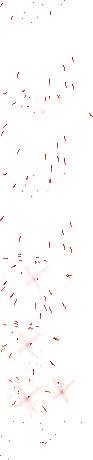
#> input picture game/art/fx/fx_kaltsit_ul_rebuild_deco_lo.png, 93 x 460 px, given in place of fx_wd_cannon@2x.png, which was not available
$ python ult_wd_recolor.py
#> lines starting #> are read from the running program, lines starting #| are printed output that depends on the picture; after the words box and inside, x2 and y2 are one past the last pixel; in counts of white or black regions, pixels touching at a corner belong together
### tools/pxplane_bake_wisadel.py
"""维什戴尔转平面帧条烘焙（docs/274）：只用 Python（PIL），图形定义在 tools/pxplane_wisadel_art.py。
输出 game/art/fx/pxp/pxp_wd_<键>.png（帧横排，1 像素 = 1 美术像素）+ .import（同 Godot 缺省纹理导入参数）+ game/data/pxp_wisadel.json。
用法：python tools/pxplane_bake_wisadel.py"""
import hashlib, json, os, sys
from PIL import Image

sys.path.insert(0, os.path.dirname(os.path.abspath(__file__)))
import pxplane_wisadel_art as A

ROOT = os.path.dirname(os.path.dirname(os.path.abspath(__file__)))
ART = os.path.join(ROOT, "game", "art", "fx", "pxp")
META = os.path.join(ROOT, "game", "data", "pxp_wisadel.json")
DIRS = [-90, -45, 0, 45, 90]
EMIT_LUM = 0.72   # 11-05：普攻热芯降一档后（最亮 #ffa868）仍要出 emit（docs/270 普攻核心辉光 ≥ 30）
EMIT_MAX = 32

IMPORT_TMPL = """[remap]

importer="texture"
type="CompressedTexture2D"
path="res://.godot/imported/{name}-{md5}.ctex"
metadata={{
"vram_texture": false
}}

[deps]

source_file="res://art/fx/pxp/{name}"
dest_files=["res://.godot/imported/{name}-{md5}.ctex"]

[params]

compress/mode=0
compress/high_quality=false
compress/lossy_quality=0.7
compress/uastc_level=0
compress/rdo_quality_loss=0.0
compress/hdr_compression=1
compress/normal_map=0
compress/channel_pack=0
mipmaps/generate=false
mipmaps/limit=-1
roughness/mode=0
roughness/src_normal=""
process/channel_remap/red=0
process/channel_remap/green=1
process/channel_remap/blue=2
process/channel_remap/alpha=3
process/fix_alpha_border=true
process/premult_alpha=false
process/normal_map_invert_y=false
process/hdr_as_srgb=false
process/hdr_clamp_exposure=false
process/size_limit=0
detect_3d/compress_to=1
"""


# [37 lines left out: function strips, not called in this run]


def lum(c):
    r, g, b, _ = A.hx(c)
    return (0.3 * r + 0.59 * g + 0.11 * b) / 255.0


# [19 lines left out: function render, not called in this run]


def uid_of(name):
    h = int(hashlib.sha1(("pxp_wd/" + name).encode()).hexdigest(), 16)
    al = "abcdefghijklmnopqrstuvwxyz0123456789"
    s = al[h % 26]
    h //= 26
    for _ in range(11):
        s += al[h % 36]
        h //= 36
    return s


# [24 lines left out: function main, not called in this run]


# [2 lines that do not run on import are left out]

### tools/pxplane_wisadel_art.py
"""维什戴尔转平面（docs/274）的像素图形：炮击爆团 / 余震 / 残影 / 火柱 / 地毯轰炸 / 巨炮黎明的帧条，以及运行时件（炮弹、准星、残影标记）的同一套画法（Python 版）。
tools/pxplane_bake_wisadel.py 用它烤帧条（game/art/fx/pxp/pxp_wd_*.png + game/data/pxp_wisadel.json），
tools/pxplane_gif_wisadel.py 用它拼送审 GIF；运行时件在游戏里由 fx_pxplane_wd.gd 逐格画，算法与本文件 shell_px() / reticle_px() / mark_px() 一一对应，改一边要改另一边。
单位：美术像素（游戏里 1 美术像素 = g.PX = 2 世界像素）；原点 = 地面点，y 向下为正（往上抬写负数）。全部确定性（抖动用坐标哈希，不用随机数）。

配色（用户口径：原作红黑，但红色只给危险）：
- 爆炸 FIRE：橙白热芯 → 暗金 → 橙 → 焦褐（不进红）；
- 黑烟 SMOKE：近黑紫灰；
- 魂灵之影 SOUL：灰紫（残影、殉爆、魂炮、标记）；
- 余震 DUST：土褐灰尘 + 地缝里一线暗金；
- 炮弹 IRON：黑铁。"""
import math

FIRE = ["#fff0e4", "#ffa868", "#f04a24", "#c41e18", "#8e1010", "#5c0a0c", "#360608", "#1a0305"]   # 11-05 用户：炮击要原作的黑红（原作 wisdel_*_hit：纯红 + 暗血红 + 近黑，橙火星）；偏橙的血红，和敌方预警粉红 #ff2667 拉开
SMOKE = ["#0c0607", "#180a0c", "#26100f", "#381a18", "#4e2a28"]
SOUL = ["#14040680", "#2a080cb0", "#3e0c12c0", "#7a141c", "#b82228", "#e8443c", "#ffb0a0"]   # 11-05 用户「紫色是不是不需要」：魂灵之影改黑红体系——暗红半透明身（前三阶带透明度）+ 红描边，比主炮暗、薄
DUST = ["#1e1414", "#34221e", "#4e3430", "#6e4c44", "#8e6a5e"]
IRON = ["#141012", "#2a2226", "#463c40", "#6a5e60"]
SCORCH = ["#100606", "#1a0a0a", "#261010"]
SQ = 0.72   # 贴地压扁（combat.GROUND_Y）
DIRS = [-90, -45, 0, 45, 90]

# 尺寸档（美术像素 = 判定半径 ÷ 2）。游戏挑「不超过判定 × 1.1」的最大一档
BOOM_R = [22, 26, 30, 34, 38, 43, 48]          # 普攻爆团（aoe 66 × op_range，精一 × 1.15；礼尚往来 × 0.85）
S1_R = [44, 50, 56, 62]                        # 定点清算强化炮（× 1.375）
S2_R = [44, 48, 54, 60]                        # 饱和复仇（× 1.25，精一起）
S3_R = [84, 95, 106, 118]                      # 爆裂黎明巨炮（× 2.5，精二）
Q_R = [32, 38, 44, 52, 60, 70, 82, 96, 112, 130, 150]   # 余震（爆炸 × 1.2；余响再 × 1.25）
SB_R = [18, 22, 26, 30, 34, 38]                # 残影殉爆 / 魂炮落点 / 连携殉爆
POP_R = 8                                      # 被合并掉的爆炸（同屏封顶）：一小团火


def hx(s):
    s = s.lstrip("#")
    return (int(s[0:2], 16), int(s[2:4], 16), int(s[4:6], 16), int(s[6:8], 16) if len(s) >= 8 else 255)


def hsh(x, y, k=0):
    return ((int(x) * 73856093) ^ (int(y) * 19349663) ^ (int(k) * 83492791)) & 0xFFFF


def hf(x, y, k=0):
    return hsh(x, y, k) / 65535.0


# [17 lines left out: functions h2, vnoise, not called in this run]


class Buf:
    """一帧：{(x, y): '#rrggbb'}，原点相对坐标"""
    def __init__(self):
        self.p = {}

    def put(self, x, y, c):
        self.p[(int(round(x)), int(round(y)))] = c

    # [10 lines left out: functions put_if_empty, line, not called in this run]


def gpt(r, a, lift=0.0):
    """地面极坐标 → 画面（压扁 SQ）"""
    return (r * math.cos(a), r * math.sin(a) * SQ - lift)


# ================================================================ 体积团（火团 / 烟团）：受光面左上，按热度取色，冷了成团消散（不用网点）

# [631 lines left out: functions blob, _puffs, _draw_puffs, _flash, scorch_gd, xpop_up and 17 more, not called in this run]


def n_boom(R):
    return 12 + R // 3


# [31 lines left out: functions boom_up, pop_up, not called in this run]


def n_pillar(R):
    return (14 + R // 5) + (6 + R // 8)


# [50 lines left out: function pillar_up, not called in this run]


def n_dome(R):
    return 16 + R // 4


# [24 lines left out: function dome_up, not called in this run]


def n_dawn(R):
    return 40 + R // 8


# [154 lines left out: functions dawn_up, _bolt, _burst, dawn2_up, not called in this run]


def n_lk(R):
    return 12 + R // 3


# [57 lines left out: functions lk_up, shade_up, smz_up, not called in this run]

### tools/ult_wd_recolor.py
#!/usr/bin/env python3
# -*- coding: utf-8 -*-
"""维什戴尔终结技只改颜色（docs/274 §8，开关 ult/px_plane_wisadel）：原版帧条逐像素按亮度换成普攻 / 技能定稿的黑红色阶，其余（形状、帧数、alpha）不动。
- 有饱和度的像素（原版的玫红 / 品红爆裂、紫灰雾）→ FIRE 色阶（亮橙红热芯 → 偏橙血红 → 暗血红 → 近黑）；
- 低饱和的暗像素（烟、焦黑）→ 带红的近黑 SMOKE 色阶；紫色一律不留。
- 防闪眼：最亮一阶（白热）只给原图本来就接近白的像素（亮度 ≥ 0.9）。
输出 game/art/fx/<名>_br(@2x).png + .import（Godot 缺省纹理参数，uid 按文件名哈希），游戏里 ult/px_plane_wisadel = 1 时换用。
用法：python tools/ult_wd_recolor.py"""
import colorsys, hashlib, os, sys

import numpy as np
from PIL import Image

sys.path.insert(0, os.path.dirname(os.path.abspath(__file__)))
import pxplane_wisadel_art as A
import pxplane_bake_wisadel as B

ROOT = os.path.dirname(os.path.dirname(os.path.abspath(__file__)))
FX = os.path.join(ROOT, "game", "art", "fx")
SRC = ["fx_wd_cannon@2x.png", "fx_cannon_burst.png"]
FIRE = [A.hx(c)[:3] for c in A.FIRE]
SMOKE = [A.hx(c)[:3] for c in A.SMOKE]


def remap(rgb):
    r, g, b = [x / 255.0 for x in rgb]
    h, s, v = colorsys.rgb_to_hsv(r, g, b)
    L = 0.3 * r + 0.59 * g + 0.11 * b
    if s < 0.22 or (v < 0.35 and s < 0.5):   # 烟 / 焦黑 / 紫灰雾
        k = min(4, int(v * 6.0))
        return SMOKE[k]
    if L >= 0.9:
        return FIRE[0]
    for th, i in ((0.62, 1), (0.42, 2), (0.27, 3), (0.17, 4), (0.1, 5), (0.05, 6)):
        if L >= th:
            return FIRE[i]
    return FIRE[7]


def main():
    for fn in SRC:
        im = Image.open(os.path.join(FX, fn)).convert("RGBA")
#> im is the input picture: PIL image 93x460 RGBA; mean R, G, B, A 15.4, 6.9, 6.4, 5.2
        a = np.asarray(im).copy()
        cache = {}
        H, W = a.shape[:2]
#> H = 460; W = 93
        for y in range(H):
            for x in range(W):
                if a[y, x, 3] == 0:
                    continue
                key = tuple(int(c) for c in a[y, x, :3])
                if key not in cache:
                    cache[key] = remap(key)
                a[y, x, :3] = cache[key]
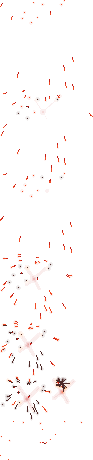
#> a: shape (460, 93, 4); 6.23% of pixels changed, all inside (x1, y1, x2, y2) = (0, 0, 93, 460); transparent parts drawn white
#> after the loop, cache = 99 items
        base, ext = os.path.splitext(fn)
        out = base.replace("@2x", "") + "_br" + ("@2x" if "@2x" in base else "") + ext
        p = os.path.join(FX, out)
        Image.fromarray(a, "RGBA").save(p, optimize=True)
        ip = p + ".import"
        if not os.path.exists(ip):
            md5 = hashlib.md5(("res://art/fx/" + out).encode()).hexdigest()
            txt = B.IMPORT_TMPL.format(uid=B.uid_of("ult_wd/" + out), name=out, md5=md5).replace("res://art/fx/pxp/", "res://art/fx/")
            open(ip, "w", encoding="utf-8", newline="\n").write(txt)
        print(out, "%d 色 → %d 色" % (len(cache), len(set(cache.values()))))
#| fx_wd_cannon_br@2x.png 99 色 → 4 色
#> pass 2 of the loop in main, `for fn in SRC:`:
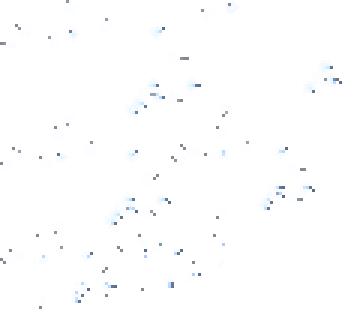
#> input picture game/art/fx/fx_specter_ul_back_deco.png, 114 x 103 px, given in place of fx_cannon_burst.png, which was not available (shown 3 times larger)
#> in main, im is the input picture: PIL image 114x103 RGBA; mean R, G, B, A 17.1, 18.4, 20.1, 6.7
#> the loop in main, `for y in range(H):` made 103 passes
#> after the loop in main, `for y in range(H):`:
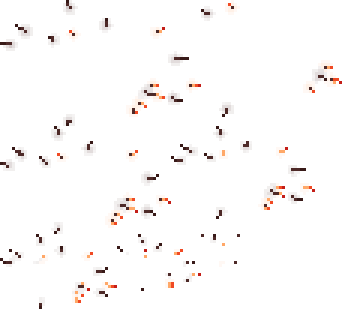
#> a: shape (103, 114, 4) (shown 3 times larger); 8.27% of pixels changed, all inside (x1, y1, x2, y2) = (0, 0, 114, 103); transparent parts drawn white
#> after the loop in main, `for y in range(H):`: cache = 32 items
#| fx_cannon_burst_br.png 32 色 → 5 色


if __name__ == "__main__":
    main()
